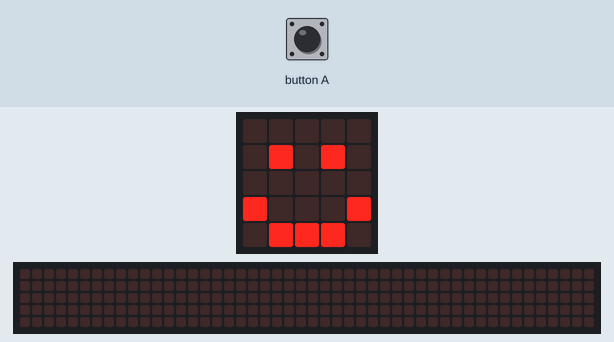
Recording of a program running on a simulated BBC micro:bit running MicroPython. Parts: the board's 5×5 LED display, a strip that is not on the board, showing the scrolling text unrolled. The test bench sets the inputs (shaded band). The 48×5 strip is a reading aid, not a part: it shows the text the display is scrolling, unrolled, one strip-width of it at a time.

Above: at 1.2 s.
1.3 s: button A pressed for 0.15 s
At 2.1 s:
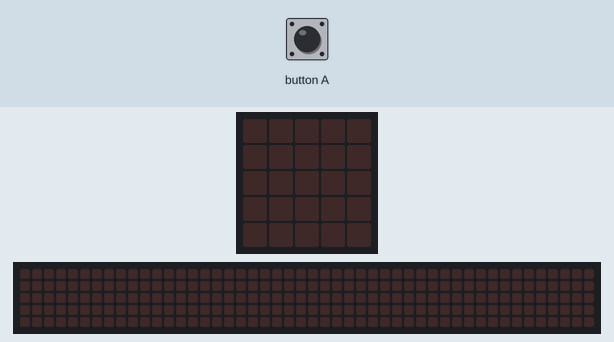
At 2.52 s:
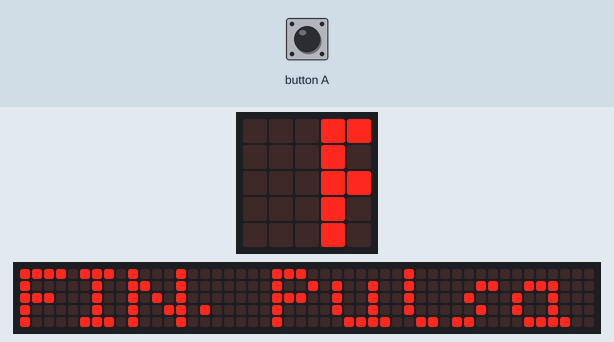

The program:

ejemplo2.py
```python
########################################################################
#
# En este otro caso las sentencias del bucle while se ejecutan si
# no está presionado el botón A. Si se presiona, la condición será
# falsa y no se ejecutarán las sentencias del bucle while,
# continuando la ejecución en la sentencia que viene después del bucle:
# display.clear()
#
from microbit import *

def main():
    while not button_a.is_pressed():
        display.show(Image.HAPPY)
        if accelerometer.was_gesture("shake"):
            display.show(Image.SAD)
            sleep(2000)

    display.clear()
    sleep(1000)
    display.scroll("FIN. Pulsa reset para reiniciar")

if __name__ == "__main__":
    main()
```

Measured:
- after the input at 1.3 s, the display: changes at once (image 1)
